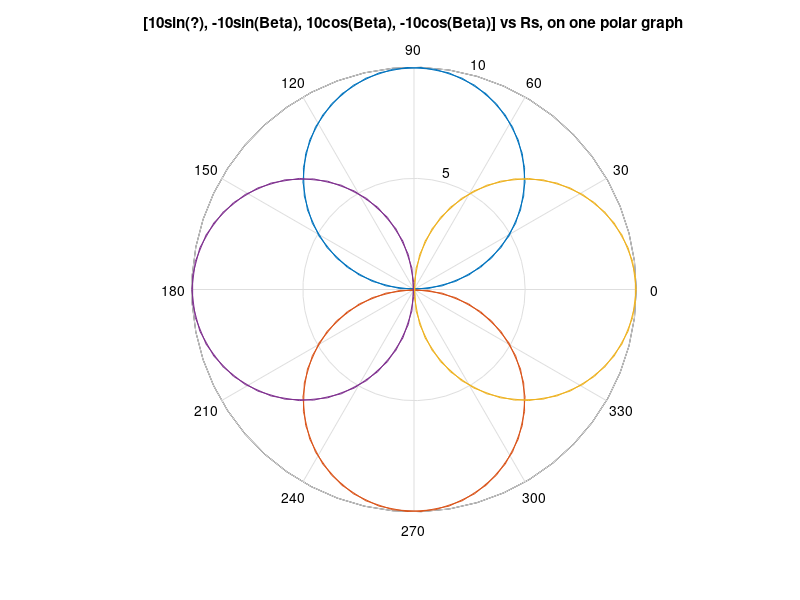

MATLAB code to generate this figure:
clf
Beta = linspace(0,2*pi,50);
R1=10*sin(Beta);
R2 =-R1;
R3 =10*cos(Beta);
R4 =-R3;
polar (Beta,R1);
hold on
polar (Beta,R2);
hold on
polar (Beta,R3);
hold on
polar (Beta,R4);
title ('[10sin(?), -10sin(Beta), 10cos(Beta), -10cos(Beta)] vs Rs, on one polar graph')
